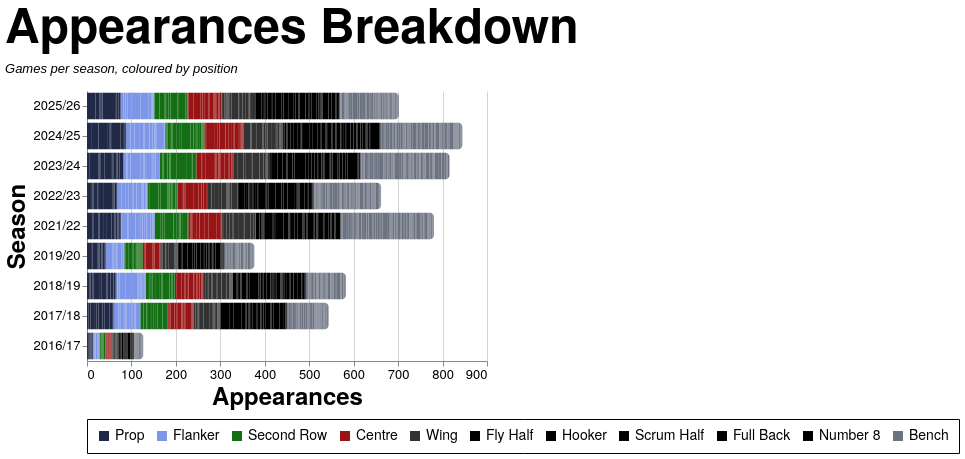

Source (Vega-Lite JSON):
### Vega-Lite specification from a JSON file in a GitHub repository (floating-point values rounded to 4 significant figures; data arrays with more than 128 entries replaced by an {"elided": "..."} marker saying what was removed)
{"config": {"axis": {"labelFont": "PT Sans Narrow, Helvetica Neue, Helvetica, Arial, sans-serif", "titleFont": "PT Sans Narrow, Helvetica Neue, Helvetica, Arial, sans-serif", "labelFontSize": 13, "titleFontSize": 24, "gridColor": "#202947", "gridOpacity": 0.2, "zindex": 1}, "text": {"font": "Lato, sans-serif"}, "bar": {"cornerRadiusEnd": 5}, "header": {"labelFont": "PT Sans Narrow, Helvetica Neue, Helvetica, Arial, sans-serif", "titleFont": "PT Sans Narrow, Helvetica Neue, Helvetica, Arial, sans-serif", "labelFontSize": 24, "titleFontSize": 28, "labelFontWeight": "bold", "orient": "left"}, "legend": {"labelFont": "PT Sans Narrow, Helvetica Neue, Helvetica, Arial, sans-serif", "titleFont": "PT Sans Narrow, Helvetica Neue, Helvetica, Arial, sans-serif", "labelFontSize": 14, "titleFontSize": 16, "titlePadding": 5, "fillColor": "white", "strokeColor": "black", "padding": 10, "titleFontWeight": "lighter", "titleFontStyle": "italic", "titleColor": "gray", "offset": 10}, "title": {"font": "PT Sans Narrow, Helvetica Neue, Helvetica, Arial, sans-serif", "fontSize": 48, "fontWeight": "bold", "anchor": "start", "align": "center", "titlePadding": 20, "subtitlePadding": 10, "subtitleFontSize": 13, "subtitleColor": "", "subtitleFontStyle": "italic", "offset": 15, "color": "black"}, "axisX": {"labelAngle": 0}, "facet": {"title": null, "header": null, "align": {"row": "each", "column": "each"}, "spacing": 10}, "resolve": {"scale": {"y": "independent", "facet": "independent"}}, "background": "transparent", "scale": {"offsetBandPaddingOuter": 0.2, "offsetBandPaddingInner": 0.1}, "view": {"stroke": null, "background": "transparent"}}, "data": {"name": "data-6eeb915eb943bbcec446b712e7bf2ab0"}, "mark": {"type": "bar"}, "encoding": {"color": {"field": "color_value", "legend": {"orient": "bottom", "title": null}, "scale": {"domain": ["Prop", "Flanker", "Second Row", "Centre", "Wing", "Fly Half", "Hooker", "Scrum Half", "Full Back", "Number 8", "Bench"], "range": ["#202946", "#7d96e8", "#146f14", "#991515", "#333333", "#000000", "#000000", "#000000", "#000000", "#000000", "#6b7280"]}, "type": "nominal"}, "order": {"field": "stack_order", "type": "quantitative"}, "tooltip": [{"field": "player", "title": "Player", "type": "nominal"}, {"field": "season", "title": "Season", "type": "nominal"}, {"field": "color_value", "title": "Position", "type": "nominal"}, {"aggregate": "sum", "field": "apps", "title": "Appearances", "type": "quantitative"}], "x": {"aggregate": "sum", "field": "apps", "title": "Appearances", "type": "quantitative"}, "y": {"field": "season", "sort": {"field": "season_sort", "op": "max", "order": "descending"}, "title": "Season", "type": "nominal"}}, "height": {"step": 30}, "title": {"text": "Appearances Breakdown", "subtitle": "Games per season, coloured by position"}, "width": 400, "$schema": "https://vega.github.io/schema/vega-lite/v5.20.1.json", "datasets": {"data-6eeb915eb943bbcec446b712e7bf2ab0": {"elided": "2509 records"}}}
